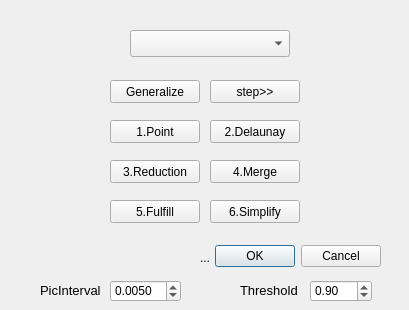
<?xml version="1.0" encoding="UTF-8"?>
<ui version="4.0">
 <class>DaishuPolygonGeneralizationDialogBase</class>
 <widget class="QDialog" name="DaishuPolygonGeneralizationDialogBase">
  <property name="geometry">
   <rect>
    <x>0</x>
    <y>0</y>
    <width>409</width>
    <height>310</height>
   </rect>
  </property>
  <property name="windowTitle">
   <string>Daishu Polygon Generalization</string>
  </property>
  <widget class="QDialogButtonBox" name="button_box">
   <property name="geometry">
    <rect>
     <x>40</x>
     <y>240</y>
     <width>341</width>
     <height>32</height>
    </rect>
   </property>
   <property name="orientation">
    <enum>Qt::Horizontal</enum>
   </property>
   <property name="standardButtons">
    <set>QDialogButtonBox::Cancel|QDialogButtonBox::Ok</set>
   </property>
  </widget>
  <widget class="QgsMapLayerComboBox" name="mlLayer">
   <property name="geometry">
    <rect>
     <x>130</x>
     <y>30</y>
     <width>160</width>
     <height>27</height>
    </rect>
   </property>
  </widget>
  <widget class="QPushButton" name="pbGeneralize">
   <property name="geometry">
    <rect>
     <x>110</x>
     <y>80</y>
     <width>90</width>
     <height>23</height>
    </rect>
   </property>
   <property name="text">
    <string>Generalize</string>
   </property>
  </widget>
  <widget class="QLabel" name="lblWarning">
   <property name="geometry">
    <rect>
     <x>10</x>
     <y>250</y>
     <width>200</width>
     <height>16</height>
    </rect>
   </property>
   <property name="text">
    <string>...</string>
   </property>
   <property name="alignment">
    <set>Qt::AlignRight|Qt::AlignTrailing|Qt::AlignVCenter</set>
   </property>
  </widget>
  <widget class="QPushButton" name="pbStep">
   <property name="geometry">
    <rect>
     <x>210</x>
     <y>80</y>
     <width>90</width>
     <height>23</height>
    </rect>
   </property>
   <property name="text">
    <string>step&gt;&gt;</string>
   </property>
  </widget>
  <widget class="QPushButton" name="pbFillPolygon">
   <property name="geometry">
    <rect>
     <x>110</x>
     <y>200</y>
     <width>90</width>
     <height>23</height>
    </rect>
   </property>
   <property name="text">
    <string>5.Fulfill</string>
   </property>
  </widget>
  <widget class="QPushButton" name="pbSimplify">
   <property name="geometry">
    <rect>
     <x>210</x>
     <y>200</y>
     <width>90</width>
     <height>23</height>
    </rect>
   </property>
   <property name="text">
    <string>6.Simplify</string>
   </property>
  </widget>
  <widget class="QPushButton" name="pbPoint">
   <property name="geometry">
    <rect>
     <x>110</x>
     <y>120</y>
     <width>90</width>
     <height>23</height>
    </rect>
   </property>
   <property name="text">
    <string>1.Point</string>
   </property>
  </widget>
  <widget class="QPushButton" name="pbReduction">
   <property name="geometry">
    <rect>
     <x>110</x>
     <y>160</y>
     <width>90</width>
     <height>23</height>
    </rect>
   </property>
   <property name="text">
    <string>3.Reduction</string>
   </property>
  </widget>
  <widget class="QPushButton" name="pbDelaunay">
   <property name="geometry">
    <rect>
     <x>210</x>
     <y>120</y>
     <width>90</width>
     <height>23</height>
    </rect>
   </property>
   <property name="text">
    <string>2.Delaunay</string>
   </property>
  </widget>
  <widget class="QPushButton" name="pbMerge">
   <property name="geometry">
    <rect>
     <x>210</x>
     <y>160</y>
     <width>90</width>
     <height>23</height>
    </rect>
   </property>
   <property name="text">
    <string>4.Merge</string>
   </property>
  </widget>
  <widget class="QDoubleSpinBox" name="spThreshold">
   <property name="geometry">
    <rect>
     <x>310</x>
     <y>280</y>
     <width>62</width>
     <height>22</height>
    </rect>
   </property>
   <property name="value">
    <double>0.900000000000000</double>
   </property>
  </widget>
  <widget class="QLabel" name="lblThreshold">
   <property name="geometry">
    <rect>
     <x>240</x>
     <y>280</y>
     <width>61</width>
     <height>20</height>
    </rect>
   </property>
   <property name="font">
    <font>
     <family>Arial</family>
     <pointsize>10</pointsize>
    </font>
   </property>
   <property name="text">
    <string>Threshold</string>
   </property>
  </widget>
  <widget class="QLabel" name="lblPicInterval">
   <property name="geometry">
    <rect>
     <x>40</x>
     <y>280</y>
     <width>61</width>
     <height>20</height>
    </rect>
   </property>
   <property name="font">
    <font>
     <family>Arial</family>
     <pointsize>10</pointsize>
    </font>
   </property>
   <property name="text">
    <string>PicInterval</string>
   </property>
  </widget>
  <widget class="QDoubleSpinBox" name="spPicInterval">
   <property name="geometry">
    <rect>
     <x>110</x>
     <y>280</y>
     <width>71</width>
     <height>22</height>
    </rect>
   </property>
   <property name="decimals">
    <number>4</number>
   </property>
   <property name="value">
    <double>0.005000000000000</double>
   </property>
  </widget>
 </widget>
 <customwidgets>
  <customwidget>
   <class>QgsMapLayerComboBox</class>
   <extends>QComboBox</extends>
   <header>qgsmaplayercombobox.h</header>
  </customwidget>
 </customwidgets>
 <resources/>
 <connections>
  <connection>
   <sender>button_box</sender>
   <signal>accepted()</signal>
   <receiver>DaishuPolygonGeneralizationDialogBase</receiver>
   <slot>accept()</slot>
   <hints>
    <hint type="sourcelabel">
     <x>20</x>
     <y>20</y>
    </hint>
    <hint type="destinationlabel">
     <x>20</x>
     <y>20</y>
    </hint>
   </hints>
  </connection>
  <connection>
   <sender>button_box</sender>
   <signal>rejected()</signal>
   <receiver>DaishuPolygonGeneralizationDialogBase</receiver>
   <slot>reject()</slot>
   <hints>
    <hint type="sourcelabel">
     <x>20</x>
     <y>20</y>
    </hint>
    <hint type="destinationlabel">
     <x>20</x>
     <y>20</y>
    </hint>
   </hints>
  </connection>
 </connections>
</ui>
